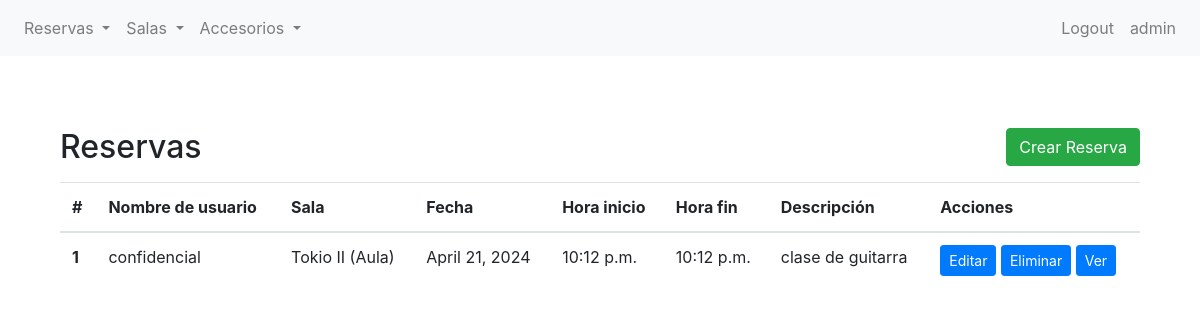
The page /bookings/reserva/list/ (signed in) on the database as committed earlier.
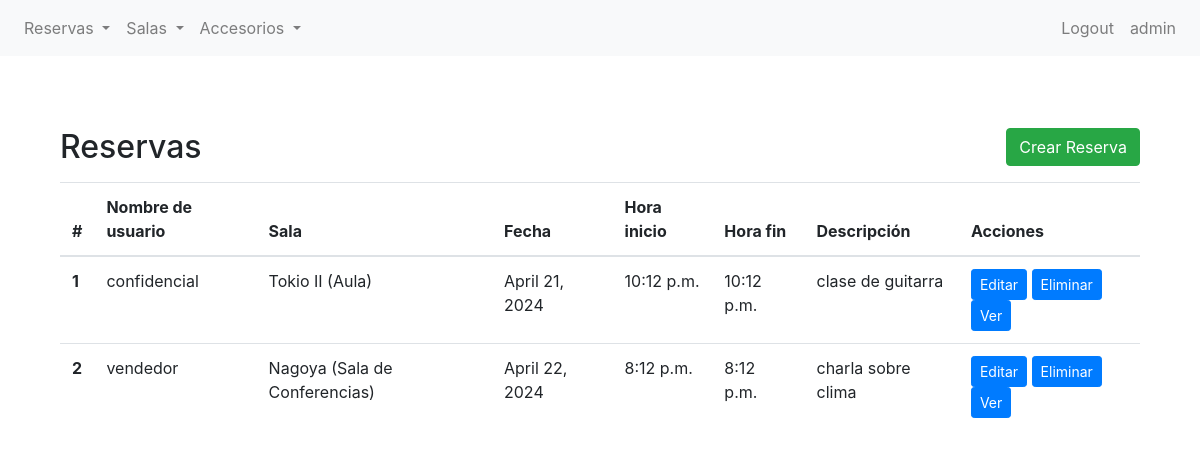
The same page on the database as committed later.
### bookings/models.py (models this page shows, shortened)
class Reserva(models.Model):
    nombre_de_usuario = models.ForeignKey(User, null= True, on_delete= models.SET_NULL)
    sala = models.ForeignKey(Sala, on_delete=models.CASCADE)
    fecha = models.DateField(default=timezone.now)
    hora_inicio = models.TimeField(default=timezone.now)
    hora_fin = models.TimeField(default=timezone.now)
    descripcion = models.TextField(blank=True, null=True)

class Sala(models.Model):
    class Tipo(models.TextChoices):
        AUDITORIO = 'AUD', 'Auditorio'
        SALA_DE_CONFERENCIAS = 'CON', 'Sala de Conferencias'
        AULA = 'AUL', 'Aula'
        LABORATORIO = 'LAB', 'Laboratorio'
    nombre = models.CharField(max_length=40)
    capacidad = models.IntegerField()
    disponible = models.BooleanField(default=True)  # Puedes definir un valor predeterminado si lo deseas
    tipo = models.CharField(
        max_length=3,
        choices=Tipo.choices,
        default=Tipo.AULA,
    )
    def __str__(self):
        return f"{self.nombre} ({self.get_tipo_display()})"

### bookings/views.py (the view)
# urls.py: path("reserva/list/", ReservaListView.as_view(), name= "reserva-list"),
class ReservaListView(LoginRequiredMixin, ListView):
    model = Reserva
    template_name = "bookings/vbc/reserva_list.html"
    context_object_name = "PETERPAN"

### bookings/templates/bookings/vbc/reserva_list.html (shortened to what this page needs)
{% extends 'bookings/base.html' %}
{% block content %}
<section class="py-5">
    <div class="container">
        <div class="d-flex justify-content-between align-items-center mb-3">
            <h2 class="mb-0">Reservas</h2>
            <a href="" class="btn btn-success">Crear Reserva</a>
        </div>
        <table class="table">
            <thead>
                <tr>
                    <th scope="col">#</th>
                    <th scope="col">Nombre de usuario</th>
                    <th scope="col">Sala</th>
                    <th scope="col">Fecha</th>
                    <th scope="col">Hora inicio</th>
                    <th scope="col">Hora fin</th>
                    <th scope="col">Descripción</th>
                    <th scope="col">Acciones</th>
                </tr>
            </thead>
            <tbody>
                {% if PETERPAN %}
                {% for reserva in PETERPAN %}
                <tr>
                    <th scope="row">{{ forloop.counter }}</th>
                    <td>{{ reserva.nombre_de_usuario }}</td>
                    <td>{{ reserva.sala }}</td>
                    <td>{{ reserva.fecha }}</td>
                    <td>{{ reserva.hora_inicio }}</td>
                    <td>{{ reserva.hora_fin }}</td>
                    <td>{{ reserva.descripcion }}</td>
                    <td>
                        <a href="{% url 'reserva-update' reserva.id %}" class="btn btn-primary btn-sm">Editar</a>
                        <a href="{% url 'reserva-delete' reserva.id %}" class="btn btn-primary btn-sm">Eliminar</a>
                        <a href="{% url 'reserva-detail' reserva.id %}" class="btn btn-primary btn-sm">Ver</a>
                    </td>
                </tr>
                {% endfor %}
                {% else %}
                <tr>
                    <td colspan="7">No hay Salas.</td>
                </tr>
                {% endif %}
            </tbody>
        </table>
    </div>
</section>
{% endblock %}

Rows that differ between the two databases and show on the page:
added Reserva: nombre_de_usuario "vendedor", sala "Nagoya (Sala de Conferencias)", fecha "April 22, 2024", hora_inicio "8:12 p.m.", hora_fin "8:12 p.m.", descripcion "charla sobre clima"
